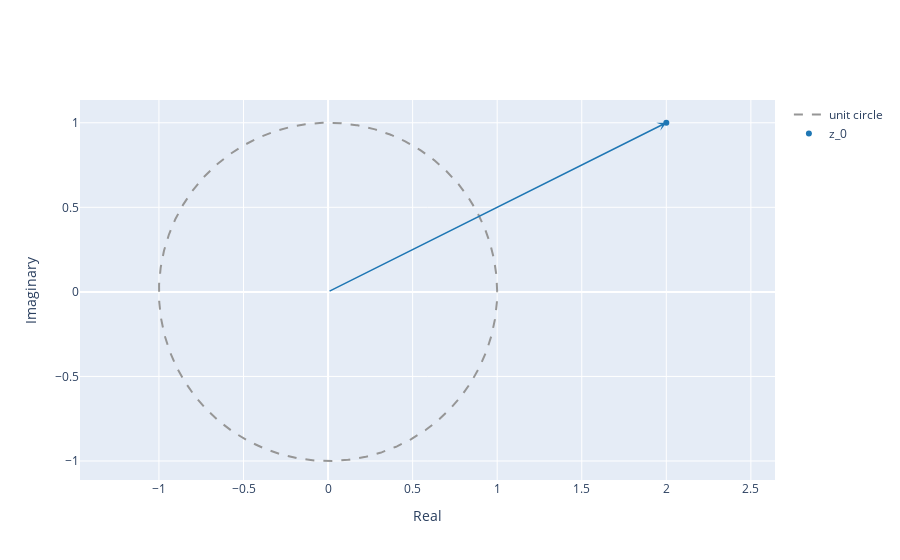

Notebook code for this chart:
### Code cell
z = 2 + 1j
plot_complex(z)

### Figure 1 — Plotly figure (JSON) as saved in the notebook; plotly's stock layout.template omitted (floating-point values rounded to 4 significant figures; data arrays with more than 128 entries replaced by an {"elided": "..."} marker saying what was removed)
{"data": [{"line": {"color": "rgb(150,150,150)", "dash": "dash", "shape": "linear"}, "mode": "lines", "name": "unit circle", "type": "scatter", "x": {"elided": "1000 float values"}, "y": {"elided": "1000 float values"}}, {"marker": {"color": "#1f77b4"}, "mode": "markers", "name": "z_0", "type": "scatter", "x": [2], "y": [1]}], "layout": {"annotations": [{"arrowcolor": "#1f77b4", "arrowhead": 3, "arrowwidth": 1.5, "ax": 0, "axref": "x", "ay": 0, "ayref": "y", "showarrow": true, "text": "", "x": 2, "y": 1}], "xaxis": {"title": {"text": "Real"}}, "yaxis": {"scaleanchor": "x", "scaleratio": 1, "title": {"text": "Imaginary"}}}}
